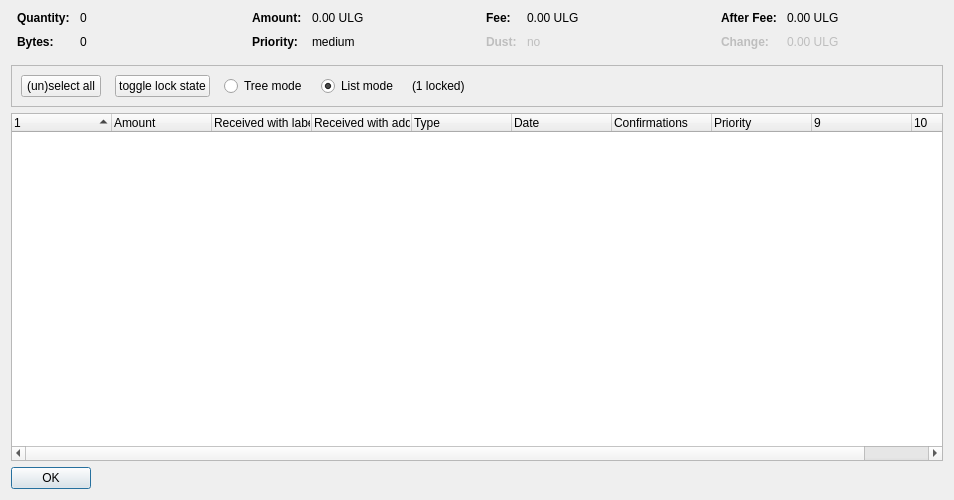
<?xml version="1.0" encoding="UTF-8"?>
<ui version="4.0">
 <class>CoinControlDialog</class>
 <widget class="QDialog" name="CoinControlDialog">
  <property name="geometry">
   <rect>
    <x>0</x>
    <y>0</y>
    <width>954</width>
    <height>500</height>
   </rect>
  </property>
  <property name="windowTitle">
   <string>Coin Selection</string>
  </property>
  <layout class="QVBoxLayout" name="verticalLayout">
   <item>
    <layout class="QHBoxLayout" name="horizontalLayoutTop" stretch="0,0,0,0">
     <property name="topMargin">
      <number>0</number>
     </property>
     <property name="bottomMargin">
      <number>10</number>
     </property>
     <item>
      <layout class="QFormLayout" name="formLayoutCoinControl1">
       <property name="horizontalSpacing">
        <number>10</number>
       </property>
       <property name="verticalSpacing">
        <number>10</number>
       </property>
       <property name="leftMargin">
        <number>6</number>
       </property>
       <property name="rightMargin">
        <number>6</number>
       </property>
       <item row="0" column="0">
        <widget class="QLabel" name="labelCoinControlQuantityText">
         <property name="font">
          <font>
           <weight>75</weight>
           <bold>true</bold>
          </font>
         </property>
         <property name="text">
          <string>Quantity:</string>
         </property>
        </widget>
       </item>
       <item row="0" column="1">
        <widget class="QLabel" name="labelCoinControlQuantity">
         <property name="cursor">
          <cursorShape>IBeamCursor</cursorShape>
         </property>
         <property name="contextMenuPolicy">
          <enum>Qt::ActionsContextMenu</enum>
         </property>
         <property name="text">
          <string notr="true">0</string>
         </property>
         <property name="textInteractionFlags">
          <set>Qt::LinksAccessibleByMouse|Qt::TextSelectableByKeyboard|Qt::TextSelectableByMouse</set>
         </property>
        </widget>
       </item>
       <item row="1" column="0">
        <widget class="QLabel" name="labelCoinControlBytesText">
         <property name="font">
          <font>
           <weight>75</weight>
           <bold>true</bold>
          </font>
         </property>
         <property name="text">
          <string>Bytes:</string>
         </property>
        </widget>
       </item>
       <item row="1" column="1">
        <widget class="QLabel" name="labelCoinControlBytes">
         <property name="cursor">
          <cursorShape>IBeamCursor</cursorShape>
         </property>
         <property name="contextMenuPolicy">
          <enum>Qt::ActionsContextMenu</enum>
         </property>
         <property name="text">
          <string notr="true">0</string>
         </property>
         <property name="textInteractionFlags">
          <set>Qt::LinksAccessibleByMouse|Qt::TextSelectableByKeyboard|Qt::TextSelectableByMouse</set>
         </property>
        </widget>
       </item>
      </layout>
     </item>
     <item>
      <layout class="QFormLayout" name="formLayoutCoinControl2">
       <property name="horizontalSpacing">
        <number>10</number>
       </property>
       <property name="verticalSpacing">
        <number>10</number>
       </property>
       <property name="leftMargin">
        <number>6</number>
       </property>
       <property name="rightMargin">
        <number>6</number>
       </property>
       <item row="0" column="0">
        <widget class="QLabel" name="labelCoinControlAmountText">
         <property name="font">
          <font>
           <weight>75</weight>
           <bold>true</bold>
          </font>
         </property>
         <property name="text">
          <string>Amount:</string>
         </property>
        </widget>
       </item>
       <item row="0" column="1">
        <widget class="QLabel" name="labelCoinControlAmount">
         <property name="cursor">
          <cursorShape>IBeamCursor</cursorShape>
         </property>
         <property name="contextMenuPolicy">
          <enum>Qt::ActionsContextMenu</enum>
         </property>
         <property name="text">
          <string notr="true">0.00 ULG</string>
         </property>
         <property name="textInteractionFlags">
          <set>Qt::LinksAccessibleByMouse|Qt::TextSelectableByKeyboard|Qt::TextSelectableByMouse</set>
         </property>
        </widget>
       </item>
       <item row="1" column="0">
        <widget class="QLabel" name="labelCoinControlPriorityText">
         <property name="font">
          <font>
           <weight>75</weight>
           <bold>true</bold>
          </font>
         </property>
         <property name="text">
          <string>Priority:</string>
         </property>
        </widget>
       </item>
       <item row="1" column="1">
        <widget class="QLabel" name="labelCoinControlPriority">
         <property name="cursor">
          <cursorShape>IBeamCursor</cursorShape>
         </property>
         <property name="contextMenuPolicy">
          <enum>Qt::ActionsContextMenu</enum>
         </property>
         <property name="text">
          <string>medium</string>
         </property>
         <property name="textInteractionFlags">
          <set>Qt::LinksAccessibleByMouse|Qt::TextSelectableByKeyboard|Qt::TextSelectableByMouse</set>
         </property>
        </widget>
       </item>
      </layout>
     </item>
     <item>
      <layout class="QFormLayout" name="formLayoutCoinControl3">
       <property name="horizontalSpacing">
        <number>10</number>
       </property>
       <property name="verticalSpacing">
        <number>10</number>
       </property>
       <property name="leftMargin">
        <number>6</number>
       </property>
       <property name="rightMargin">
        <number>6</number>
       </property>
       <item row="0" column="0">
        <widget class="QLabel" name="labelCoinControlFeeText">
         <property name="font">
          <font>
           <weight>75</weight>
           <bold>true</bold>
          </font>
         </property>
         <property name="text">
          <string>Fee:</string>
         </property>
        </widget>
       </item>
       <item row="0" column="1">
        <widget class="QLabel" name="labelCoinControlFee">
         <property name="cursor">
          <cursorShape>IBeamCursor</cursorShape>
         </property>
         <property name="contextMenuPolicy">
          <enum>Qt::ActionsContextMenu</enum>
         </property>
         <property name="text">
          <string notr="true">0.00 ULG</string>
         </property>
         <property name="textInteractionFlags">
          <set>Qt::LinksAccessibleByMouse|Qt::TextSelectableByKeyboard|Qt::TextSelectableByMouse</set>
         </property>
        </widget>
       </item>
       <item row="1" column="0">
        <widget class="QLabel" name="labelCoinControlLowOutputText">
         <property name="enabled">
          <bool>false</bool>
         </property>
         <property name="font">
          <font>
           <weight>75</weight>
           <bold>true</bold>
          </font>
         </property>
         <property name="text">
          <string>Dust:</string>
         </property>
        </widget>
       </item>
       <item row="1" column="1">
        <widget class="QLabel" name="labelCoinControlLowOutput">
         <property name="enabled">
          <bool>false</bool>
         </property>
         <property name="cursor">
          <cursorShape>IBeamCursor</cursorShape>
         </property>
         <property name="contextMenuPolicy">
          <enum>Qt::ActionsContextMenu</enum>
         </property>
         <property name="text">
          <string>no</string>
         </property>
         <property name="textInteractionFlags">
          <set>Qt::LinksAccessibleByMouse|Qt::TextSelectableByKeyboard|Qt::TextSelectableByMouse</set>
         </property>
        </widget>
       </item>
      </layout>
     </item>
     <item>
      <layout class="QFormLayout" name="formLayoutCoinControl4">
       <property name="horizontalSpacing">
        <number>10</number>
       </property>
       <property name="verticalSpacing">
        <number>10</number>
       </property>
       <property name="leftMargin">
        <number>6</number>
       </property>
       <property name="rightMargin">
        <number>6</number>
       </property>
       <item row="0" column="0">
        <widget class="QLabel" name="labelCoinControlAfterFeeText">
         <property name="font">
          <font>
           <weight>75</weight>
           <bold>true</bold>
          </font>
         </property>
         <property name="text">
          <string>After Fee:</string>
         </property>
        </widget>
       </item>
       <item row="0" column="1">
        <widget class="QLabel" name="labelCoinControlAfterFee">
         <property name="cursor">
          <cursorShape>IBeamCursor</cursorShape>
         </property>
         <property name="contextMenuPolicy">
          <enum>Qt::ActionsContextMenu</enum>
         </property>
         <property name="text">
          <string notr="true">0.00 ULG</string>
         </property>
         <property name="textInteractionFlags">
          <set>Qt::LinksAccessibleByMouse|Qt::TextSelectableByKeyboard|Qt::TextSelectableByMouse</set>
         </property>
        </widget>
       </item>
       <item row="1" column="0">
        <widget class="QLabel" name="labelCoinControlChangeText">
         <property name="enabled">
          <bool>false</bool>
         </property>
         <property name="font">
          <font>
           <weight>75</weight>
           <bold>true</bold>
          </font>
         </property>
         <property name="text">
          <string>Change:</string>
         </property>
        </widget>
       </item>
       <item row="1" column="1">
        <widget class="QLabel" name="labelCoinControlChange">
         <property name="enabled">
          <bool>false</bool>
         </property>
         <property name="cursor">
          <cursorShape>IBeamCursor</cursorShape>
         </property>
         <property name="contextMenuPolicy">
          <enum>Qt::ActionsContextMenu</enum>
         </property>
         <property name="text">
          <string notr="true">0.00 ULG</string>
         </property>
         <property name="textInteractionFlags">
          <set>Qt::LinksAccessibleByMouse|Qt::TextSelectableByKeyboard|Qt::TextSelectableByMouse</set>
         </property>
        </widget>
       </item>
      </layout>
     </item>
    </layout>
   </item>
   <item>
    <widget class="QFrame" name="frame">
     <property name="minimumSize">
      <size>
       <width>0</width>
       <height>40</height>
      </size>
     </property>
     <property name="frameShape">
      <enum>QFrame::StyledPanel</enum>
     </property>
     <property name="frameShadow">
      <enum>QFrame::Sunken</enum>
     </property>
     <layout class="QHBoxLayout" name="horizontalLayout">
      <item>
       <layout class="QHBoxLayout" name="horizontalLayoutPanel" stretch="0,0,0,0,0,0">
        <property name="spacing">
         <number>14</number>
        </property>
        <item>
         <widget class="QPushButton" name="pushButtonSelectAll">
          <property name="sizePolicy">
           <sizepolicy hsizetype="Maximum" vsizetype="Fixed">
            <horstretch>0</horstretch>
            <verstretch>0</verstretch>
           </sizepolicy>
          </property>
          <property name="text">
           <string>(un)select all</string>
          </property>
          <property name="autoDefault">
           <bool>false</bool>
          </property>
         </widget>
        </item>
        <item>
         <widget class="QPushButton" name="pushButtonToggleLock">
          <property name="sizePolicy">
           <sizepolicy hsizetype="Maximum" vsizetype="Fixed">
            <horstretch>0</horstretch>
            <verstretch>0</verstretch>
           </sizepolicy>
          </property>
          <property name="text">
           <string>toggle lock state</string>
          </property>
          <property name="autoDefault">
           <bool>false</bool>
          </property>
         </widget>
        </item>
        <item>
         <widget class="QRadioButton" name="radioTreeMode">
          <property name="sizePolicy">
           <sizepolicy hsizetype="Maximum" vsizetype="Fixed">
            <horstretch>0</horstretch>
            <verstretch>0</verstretch>
           </sizepolicy>
          </property>
          <property name="text">
           <string>Tree mode</string>
          </property>
         </widget>
        </item>
        <item>
         <widget class="QRadioButton" name="radioListMode">
          <property name="sizePolicy">
           <sizepolicy hsizetype="Maximum" vsizetype="Fixed">
            <horstretch>0</horstretch>
            <verstretch>0</verstretch>
           </sizepolicy>
          </property>
          <property name="text">
           <string>List mode</string>
          </property>
          <property name="checked">
           <bool>true</bool>
          </property>
         </widget>
        </item>
        <item>
         <widget class="QLabel" name="labelLocked">
          <property name="text">
           <string>(1 locked)</string>
          </property>
         </widget>
        </item>
        <item>
         <spacer name="horizontalSpacer">
          <property name="orientation">
           <enum>Qt::Horizontal</enum>
          </property>
          <property name="sizeHint" stdset="0">
           <size>
            <width>40</width>
            <height>20</height>
           </size>
          </property>
         </spacer>
        </item>
       </layout>
      </item>
     </layout>
    </widget>
   </item>
   <item>
    <widget class="CoinControlTreeWidget" name="treeWidget">
     <property name="contextMenuPolicy">
      <enum>Qt::CustomContextMenu</enum>
     </property>
     <property name="sortingEnabled">
      <bool>false</bool>
     </property>
     <property name="columnCount">
      <number>10</number>
     </property>
     <attribute name="headerShowSortIndicator" stdset="0">
      <bool>true</bool>
     </attribute>
     <attribute name="headerStretchLastSection">
      <bool>false</bool>
     </attribute>
     <column>
      <property name="text">
       <string/>
      </property>
     </column>
     <column>
      <property name="text">
       <string>Amount</string>
      </property>
     </column>
     <column>
      <property name="text">
       <string>Received with label</string>
      </property>
     </column>
     <column>
      <property name="text">
       <string>Received with address</string>
      </property>
     </column>
     <column>
      <property name="text">
       <string>Type</string>
      </property>
     </column>
     <column>
      <property name="text">
       <string>Date</string>
      </property>
     </column>
     <column>
      <property name="text">
       <string>Confirmations</string>
      </property>
      <property name="toolTip">
       <string>Confirmed</string>
      </property>
     </column>
     <column>
      <property name="text">
       <string>Priority</string>
      </property>
     </column>
     <column>
      <property name="text">
       <string/>
      </property>
     </column>
     <column>
      <property name="text">
       <string/>
      </property>
     </column>
    </widget>
   </item>
   <item>
    <widget class="QDialogButtonBox" name="buttonBox">
     <property name="sizePolicy">
      <sizepolicy hsizetype="Maximum" vsizetype="Fixed">
       <horstretch>0</horstretch>
       <verstretch>0</verstretch>
      </sizepolicy>
     </property>
     <property name="orientation">
      <enum>Qt::Horizontal</enum>
     </property>
     <property name="standardButtons">
      <set>QDialogButtonBox::Ok</set>
     </property>
    </widget>
   </item>
  </layout>
 </widget>
 <customwidgets>
  <customwidget>
   <class>CoinControlTreeWidget</class>
   <extends>QTreeWidget</extends>
   <header>coincontroltreewidget.h</header>
  </customwidget>
 </customwidgets>
 <resources/>
 <connections/>
</ui>
